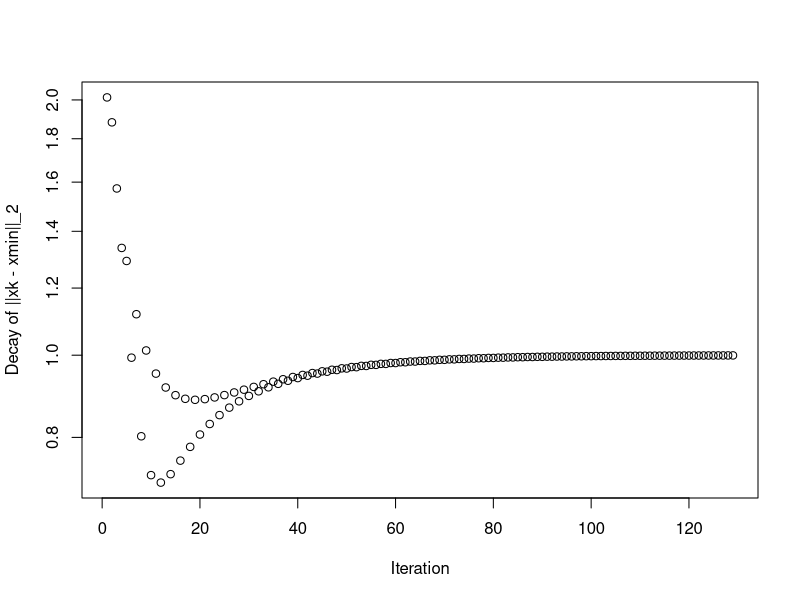

Recreate this plot in R.
#euclidean norm = sqrt((x1)^2+(x2)^2+...+(xn)^2)
euclidean.norm <- function(x){
  total = 0
  for (i in 1:length(x)){
    total = total +(x[i])^2
  }
  sqrt(total)
}

n = 1
xk <- matrix()
GradientDescent <- function(A, b, h, x0, TOL, N.max){
  gradient.f <- function(x){A %*% x + b} #formula of gradient of f(x)
  x <-  x0 - h * gradient.f(x0)
  xk <- cbind(x)
  while (euclidean.norm(x-x0) > TOL || n <= N.max){
    x0 <- x
    x <-  x0 - h*gradient.f(x0)
    xk <- cbind(xk,x)
    n <- n+1
  }
  return (xk)
}

A <- matrix(c(2,1,1,2), nrow=2)
b <- matrix(c(5,6))
x0 <- matrix(c(0,0))
GradientDescent(A, b, 0.1, x0, 1e-7, 100)
#each column represents a vector of x_k

xmin <- c(-4/3,-7/3)
xk <- GradientDescent(A, b, 0.1, x0, 1e-7, 100)
k <- ncol(xk) #number of iterations
decay <- c()
for (i in 1:k){
  decay <- c(decay, euclidean.norm(xk[i] - xmin))
}

#convergence plot
plot(1:k, decay, log = "y", xlab = "Iteration", ylab = "Decay of ||xk - xmin||_2")

m <- function(n){
  mat <- matrix(rep(0, n^2),nrow = n)
  for (i in 1:n){
    for (j in 1:n){
      if(i == j){mat[i,j] <- 2} #main diagonal
      if(i+1 == j || i-1 ==j){mat[i,j] <- -1} #first upper and lower diagonal
    }
  }
  
  return(mat)
  
}

vec <- function(n){
  c(rep(1,n))
}
m(10)
vec(10)

x0 <- matrix(c(rep(0,10)))
M <- m(10)
v <- vec(10)
xList <- GradientDescent(M, v, 0.5, x0, 1e-7, 100)
k <- ncol(xList) #number of iterations
x.min <- xList[,k] #last iteration
x.min
f <- function(x) {1/2*t(x)%*%M%*%x + t(v)%*%x + 1}
f(x.min)
